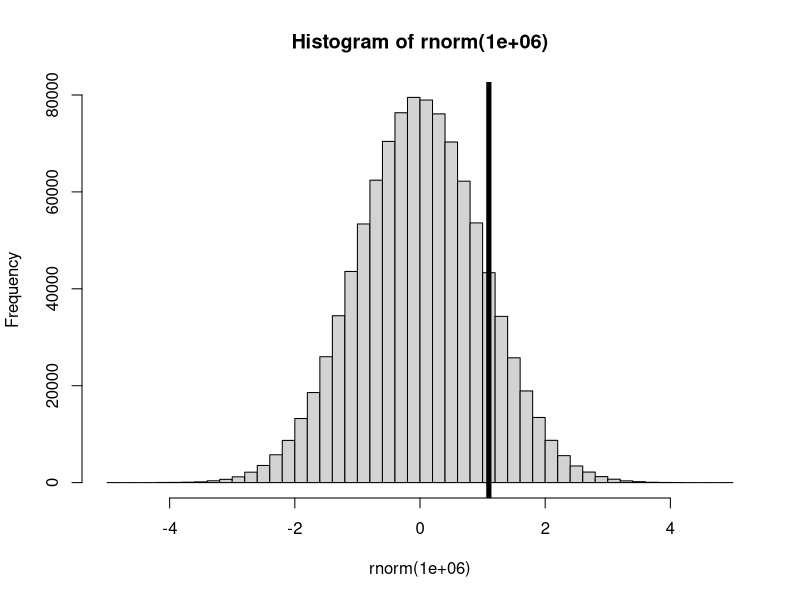

Source code (R):
## ---- chunk 1
knitr::opts_chunk$set(include = FALSE) # change to TRUE when rendering solutions; this changes
                                      # the default visibility (which is overridden by explicitly
                                      # setting  include=TRUE in chunk options)
## ---- chunk 2
pnorm(1.1,mean=0,sd=1)
pnorm(1.1)  # using defaults; see ?pnorm
## ---- chunk 3
table(rnorm(1e6) <= 1.1)
table(rnorm(1e6) <= 1.1)
hist(rnorm(1e6),nclass=40)
abline(v=1.1,lwd=5)
## ---- chunk 4
pnorm(2.25,mean=0,sd=1)
pnorm(2.25)  # using defaults; see ?pnorm
table(rnorm(1e6) <= 2.25)
table(rnorm(1e6) <= 2.25)
## ---- chunk 5
1-pnorm(0.6)
table(rnorm(1e6) > 0.6)
## ---- chunk 6
pnorm(1.3) - pnorm(0.4)

## numerical verification slightly harder:

z <- rnorm(1e6)
table((z <= 1.3) & ( z >= 0.4))
table((z <= 1.3) & ( z >= 0.4))
## ---- chunk 7
pnorm(12,mean=11.1,sd=2.4)
pnorm(12,11.1,2.4)   # naming of arguments optional
table(rnorm(1e6,11.1,2.4) < 12)
table(rnorm(1e6,11.1,2.4) < 12)
## ---- chunk 8
pnorm(10.3,11.1,2.4)-pnorm(10.1,11.1,2.4)

z <- rnorm(1e6,11.1,2.4)
table((z<10.3) & (z>10.1))
table((z<10.3) & (z>10.1))
## ---- chunk 9
Z <- (12-11.1)/2.4
pnorm(Z)

z1 <- (10.1-11)/2.4
z2 <- (10.3-11)/2.4
pnorm(z2)-pnorm(z1)

ran <- rnorm(1e6)
table((ran<z2) & (ran>z1))
table((ran<z2) & (ran>z1))
## ---- chunk 10
qnorm(0.925)
## ---- chunk 11
qnorm(1-0.025, 0, 1)
## ---- chunk 12
qnorm(0.9)
table(rnorm(1e6) < qnorm(0.9))
## ---- chunk 13
(50-45)/qnorm(.85)

# verify

z <- rnorm(1e6,mean=45,sd=(50-45)/qnorm(.85))
table(z>50)  # should be about 85%
## ---- chunk 14
mu <- 74
sd <- sqrt(256)
pnorm(80, mu, sd) - pnorm(60, mu, sd)
## ---- chunk 15
1-pnorm(100, mu, sd) 
## ---- chunk 16
pnorm(40, mu, sd) 
